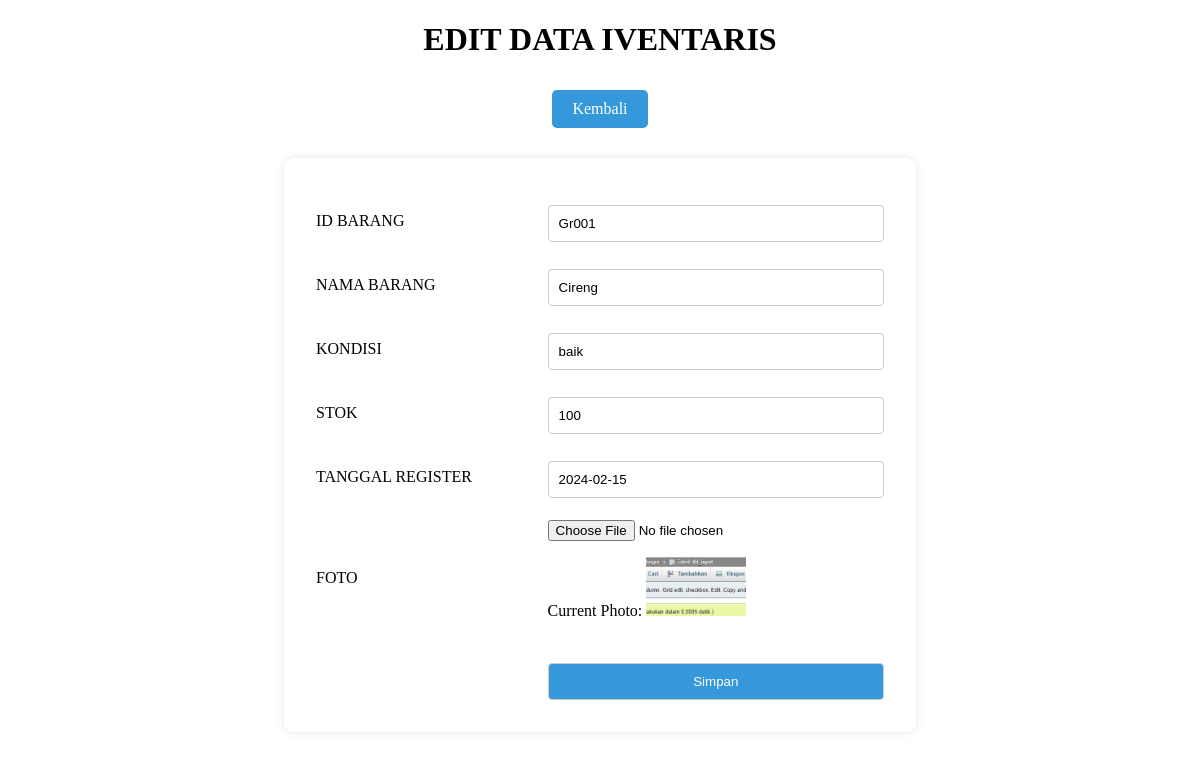
/admin/edit.php?id=5, run on the app's committed database.
### tables this page shows
CREATE TABLE `tb_iventaris` (
  `id` int(11) NOT NULL,
  `id_iventaris` varchar(50) NOT NULL,
  `nama_barang` varchar(50) NOT NULL,
  `kondisi` varchar(50) NOT NULL,
  `stok` int(50) NOT NULL,
  `tanggal_register` date NOT NULL,
  `foto` blob NOT NULL
);

### admin/edit.php (the view, shortened to what this page needs)
<!DOCTYPE html>
<html>
<head>
    <link rel="stylesheet" type="text/css" href="../style.css">
</head>
<body>
    <div class="judul">
        <h1>EDIT DATA IVENTARIS</h1>
        <a class="tombol" href="admin.php">Kembali</a>
    </div>
    <?php
    include "../koneksi.php";
    $id = $_GET['id'];
    $query_mysql = mysqli_query($koneksi, "SELECT * FROM tb_iventaris WHERE id='$id'") or die(mysqli_error($koneksi));
    while($data = mysqli_fetch_array($query_mysql)){
    ?>
    <form action="proses_edit.php" method="post" enctype="multipart/form-data">
        <table>
            <tr>
                <td>ID BARANG</td>
                <td>
                    <input type="text" name="id_iventaris" value="<?php echo $data['id_iventaris'] ?>">
                </td>
            </tr>
            <tr>
                <td>NAMA BARANG</td>
                <td><input type="text" name="nama_barang" value="<?php echo $data['nama_barang'] ?>"></td>
            </tr>
            <tr>
                <td>KONDISI</td>
                <td><input type="text" name="kondisi" value="<?php echo $data['kondisi'] ?>"></td>
            </tr>
            <tr>
                <td>STOK</td>
                <td><input type="text" name="stok" value="<?php echo $data['stok'] ?>"></td>
            </tr>
            <tr>
                <td>TANGGAL REGISTER</td>
                <td><input type="text" name="tanggal_register" value="<?php echo $data['tanggal_register'] ?>"></td>
            </tr>
            <tr>
                <td>FOTO</td>
                <td>
                    <input type="file" name="foto">
                    <p>Current Photo: <img src="<?php echo $data['foto']; ?>" width="100"></p>
                </td>
            </tr>
            <tr>
                <td></td>
                <td><input type="submit" value="Simpan"></td>
            </tr>
        </table>
    </form>
    <?php } ?>
</body>
</html>

### style.css (style rules this page uses)
.judul { text-align: center; margin-top: 20px; }
.tombol { display: inline-block; padding: 10px 20px; margin: 10px; text-decoration: none; background-color: #3498db; color: #fff; border-radius: 5px; }
form { width: 50%; margin: 20px auto; background-color: #fff; padding: 20px; border-radius: 10px; box-shadow: 0 0 10px rgba(0, 0, 0, 0.1); }
table { width: 100%; margin-top: 10px; }
table tr { margin-bottom: 10px; }
table td { padding: 10px; }
input[type="text"], input[type="date"], input[type="submit"] { width: 100%; padding: 10px; margin-top: 5px; border: 1px solid #ccc; border-radius: 4px; box-sizing: border-box; }
input[type="submit"] { background-color: #3498db; color: #fff; cursor: pointer; }

### data on the page
tb_iventaris: id_iventaris "Gr001", nama_barang "Cireng", kondisi "baik", stok "100", tanggal_register "2024-02-15", foto (picture)
